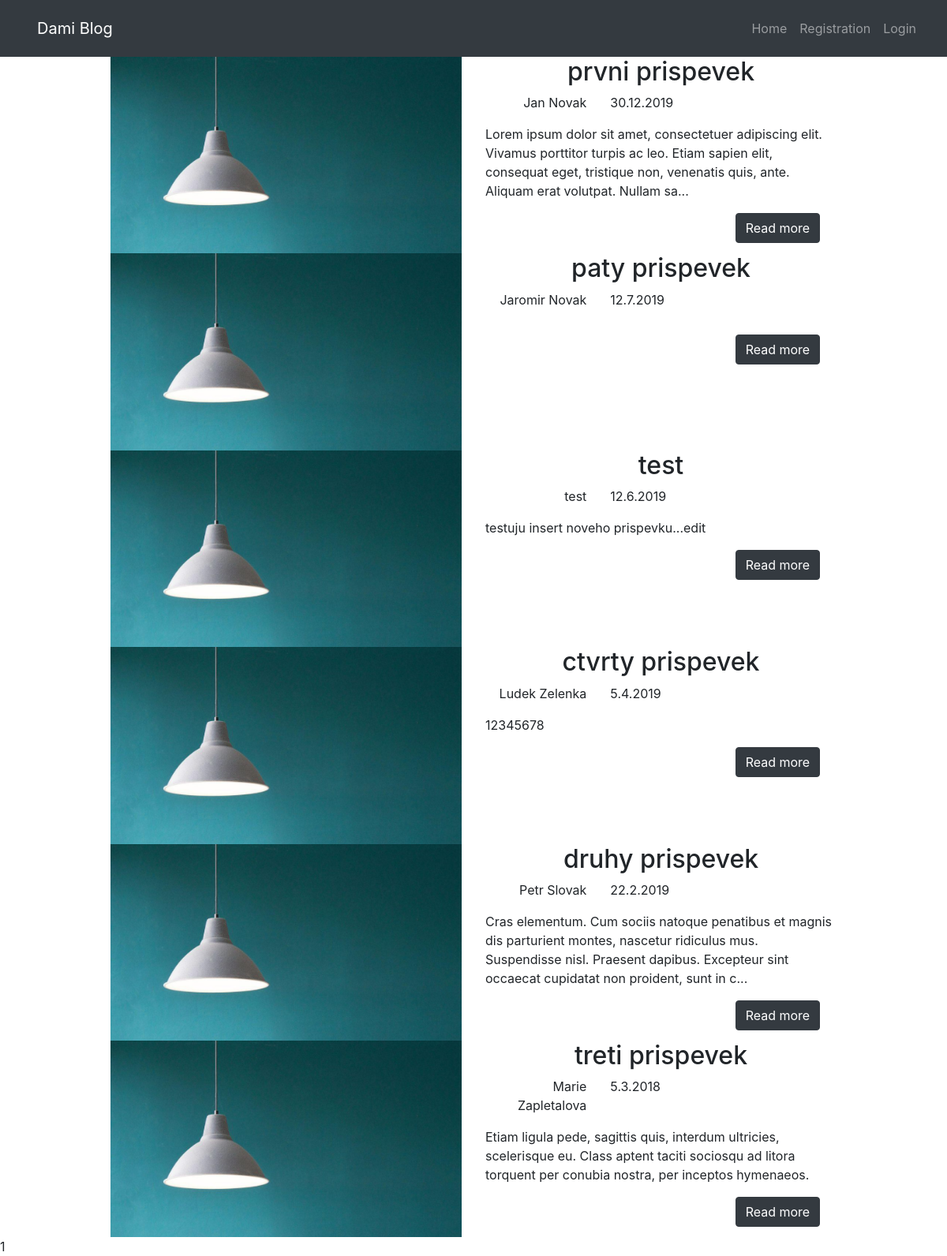
The app's page /, older data.
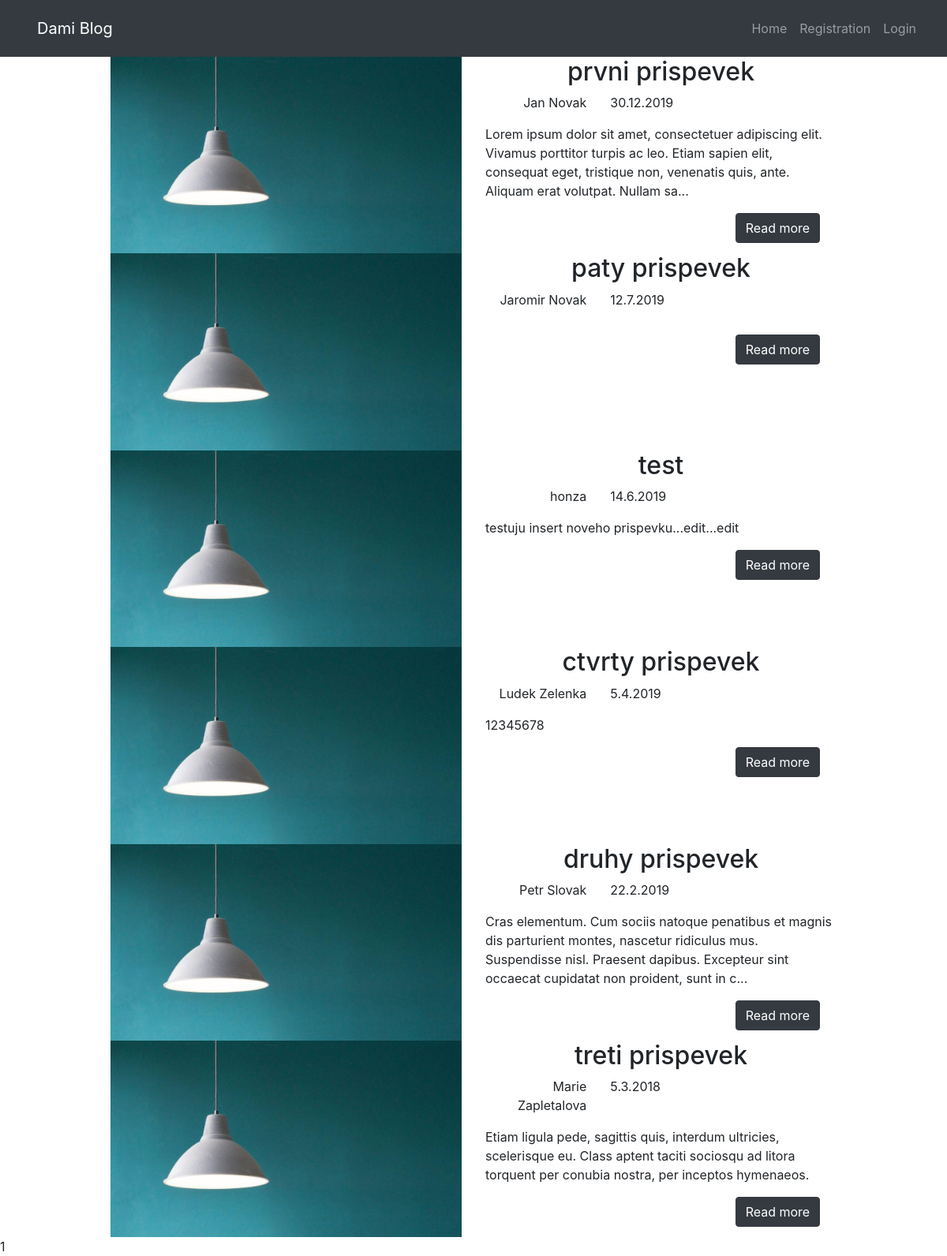
The same page, newer data.
### tables this page shows
CREATE TABLE "post" (
	"id"	INTEGER PRIMARY KEY AUTOINCREMENT,
	"headline"	TEXT NOT NULL,
	"body"	TEXT,
	"published"	TEXT NOT NULL,
	"author"	TEXT
);

### utils/utils.php (called while the page is built, shortened)
<?php
function postIntro($post_body,$length=195){
	if ( strlen($post_body) > $length )
	{
		return substr($post_body,0 , $length). '...';
	}
	else
	{
		return $post_body;
	}
}
function dateFormatter($date,$format='j.n.Y'){
	$dateObj = (new DateTime($date));
	return $dateObj->format($format);
}
function buildUrl($page, $query = []){
	$query['page'] = $page;
	return  BASE_URL . "/index.php" . (empty($query) ? '':"?" . http_build_query($query));
}
function renderPage( $params, $page_default =  "indexTwo"  ){
	$page = isset($params['page']) ? $params['page'] : $page_default;
	return include BASE_DIR . "/pages/" . $page . '.php';
}

### pages/blogpost_intro.php (the view, shortened to what this page needs)
<div class="container">
	<div class="row">
		<div class="col-md-1"></div>
		<div class="col-md-10">
			<div class="blogpost-intro-frame">
				<div class="row">
					<div class="col-md-6">
						<img class="img-fluid" src="../images/1.png" alt="proste obrazek">
					</div>
					<div class="col-md-6">
						<h2 class="text-center"><?= $row['headline'] ?></h2>
						<div class="row">
							<div class="col-md-4">
								<p class="text-right"><?= $row['author'] ?></p>
							</div>
							<div class="col-md-4">
								<p class="text-left"><?= dateFormatter($row['published']) ?></p>
							</div>
						</div>
						<p><?= postIntro($row['body'])?></p>
						<div class="row">
							<div class="col-md-4"></div>
							<div class="col-md-4"></div>
							<div class="col-md-4">
								<a href="<?=buildUrl('blogpost_view', array('id' => $row['id']))?>"><button type="button" class="btn btn-dark">Read more</button></a>
							</div>
						</div>
					</div>
				</div>
			</div>
		</div>
		<div class="col-md-1"></div>
	</div>
</div>

### pages/indexTwo.php (shortened to what this page needs)
<?php
	include BASE_DIR . "/data/database.php";
	$result = $database->query('SELECT headline, body, published, id, author FROM post ORDER BY published DESC');
	while ($row = $result->fetchArray(SQLITE3_ASSOC))
	{
		include 'blogpost_intro.php';
	}
?>

Row changes from the older to the newer data that the page shows:
changed post "test": author "test" → "honza"; published "12.6.2019" → "14.6.2019"; body "testuju insert noveho prispevku...edit" → "testuju insert noveho prispevku...edit...edit"
